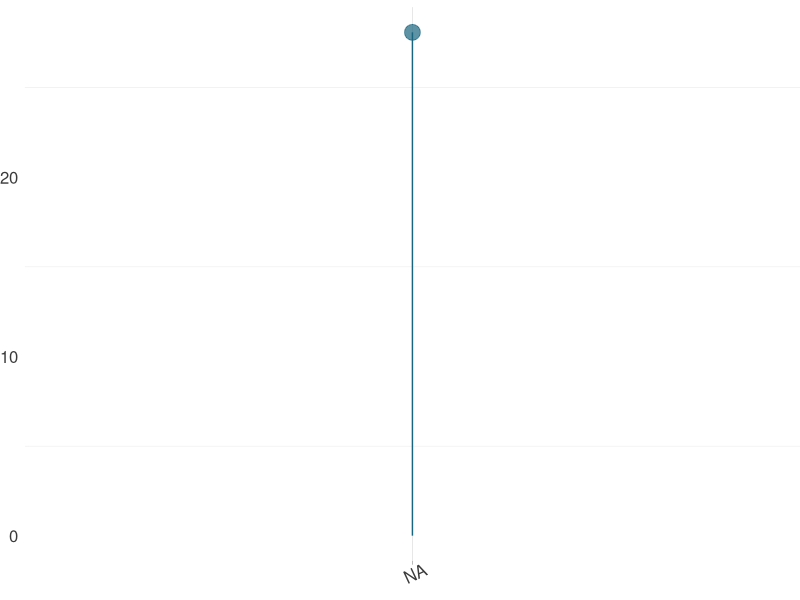

Recreate this plot in R.
#librarys

library(readxl)
library(tidyverse)
library(ggplot2)
library(ggthemes)

df <- read_excel("API_IC.REG.DURS_DS2_en_excel_v2_3012072.xls", 
                                                      sheet = "Data")

df = gather(df, "year", "valor", 3:20)
df <- df[!is.na(df$valor),]

paises = c("Venezuela", "Argentina", "Colombia",
           "Mexico","Costa Rica","Honduras","Panama","Guatemala","El Salvador","Chile",
            "Nicaragua", "Brazil","United States",
           "Norway", "Germany", "Japan","Sweden","China")

region = c("Latin America & Caribbean")


df <- filter(df, `Country Name` %in% region)

df$`Country Name` = factor(df$`Country Name`, levels= c("Venezuela", "Argentina", 
                                                        "Colombia",
                                                        "Mexico","Costa Rica","Honduras","Panama","Guatemala","El Salvador","Chile",
                                     "Nicaragua", "Brazil","United States", "Norway","Germany", "Japan","Sweden","China"),
                             
                             
                             labels = c("Venezuela", "Argentina", "Colombia", 
                                        "Mexico","Costa Rica","Honduras","Panama","Guatemala","El Salvador","Chile",
                                        "Nicaragua", "Brasil",
                                     "Estados Unidos", 
                                      "Noruega","Alemania", "Japón","Suecia","China"))

df <- filter(df, year== c(2019))






g1 = ggplot(df,aes(valor,`Country Name`))+
  geom_segment( aes(y=`Country Name`, yend=`Country Name`, x=0, xend=valor), color="#19657F") +
  geom_point( color="#19657F", size=5, alpha=0.7) +
  theme_light() +
  coord_flip() +
  theme( aspect.ratio = 5/7,
  plot.margin = unit(c(0, 0, 0, 0), units="line"),
    panel.grid.major.y = element_blank(),
    panel.border = element_blank(),
    axis.ticks.y = element_blank()
  )




g1 = g1 + theme(axis.ticks = element_line(colour = "gray64"),
    axis.text = element_text(size = 12, colour = "gray23"),
    axis.text.x = element_text(colour = "gray23",
        angle = 25)) +labs(x = NULL, y = NULL)
